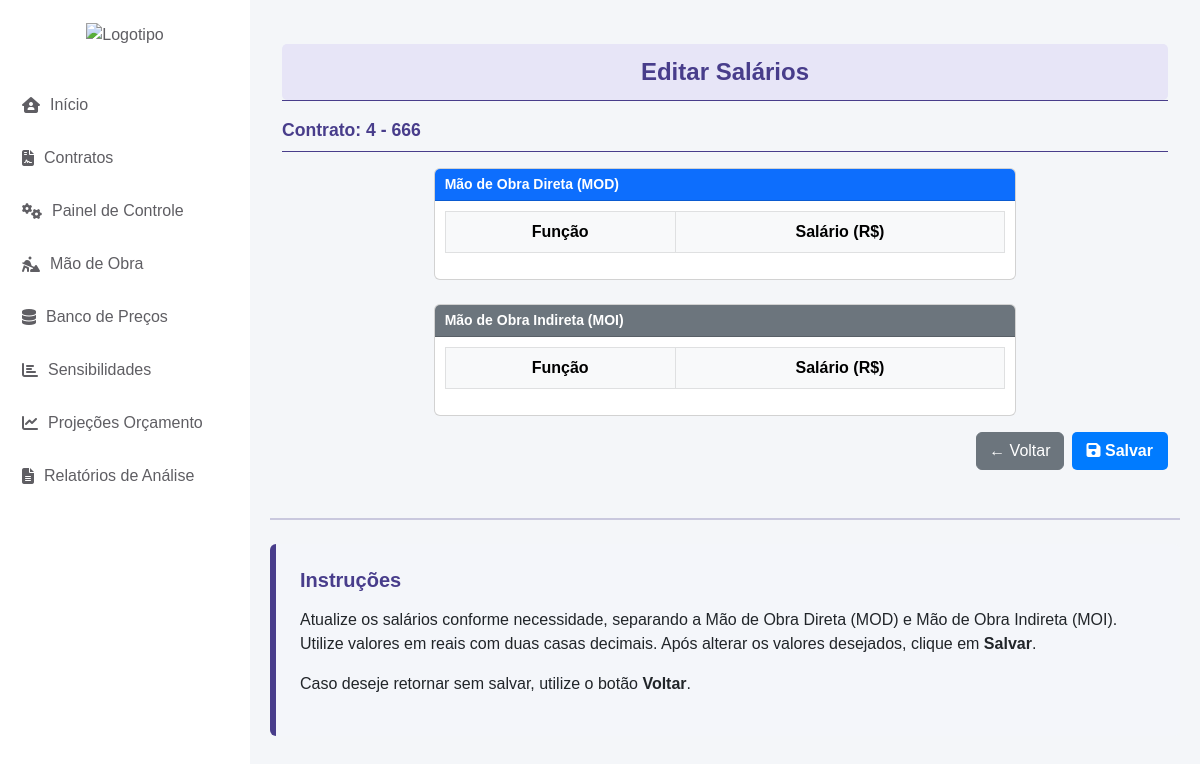
/cadastro_equipe/editar-salarios/4/, run on an earlier commit of the app's database.
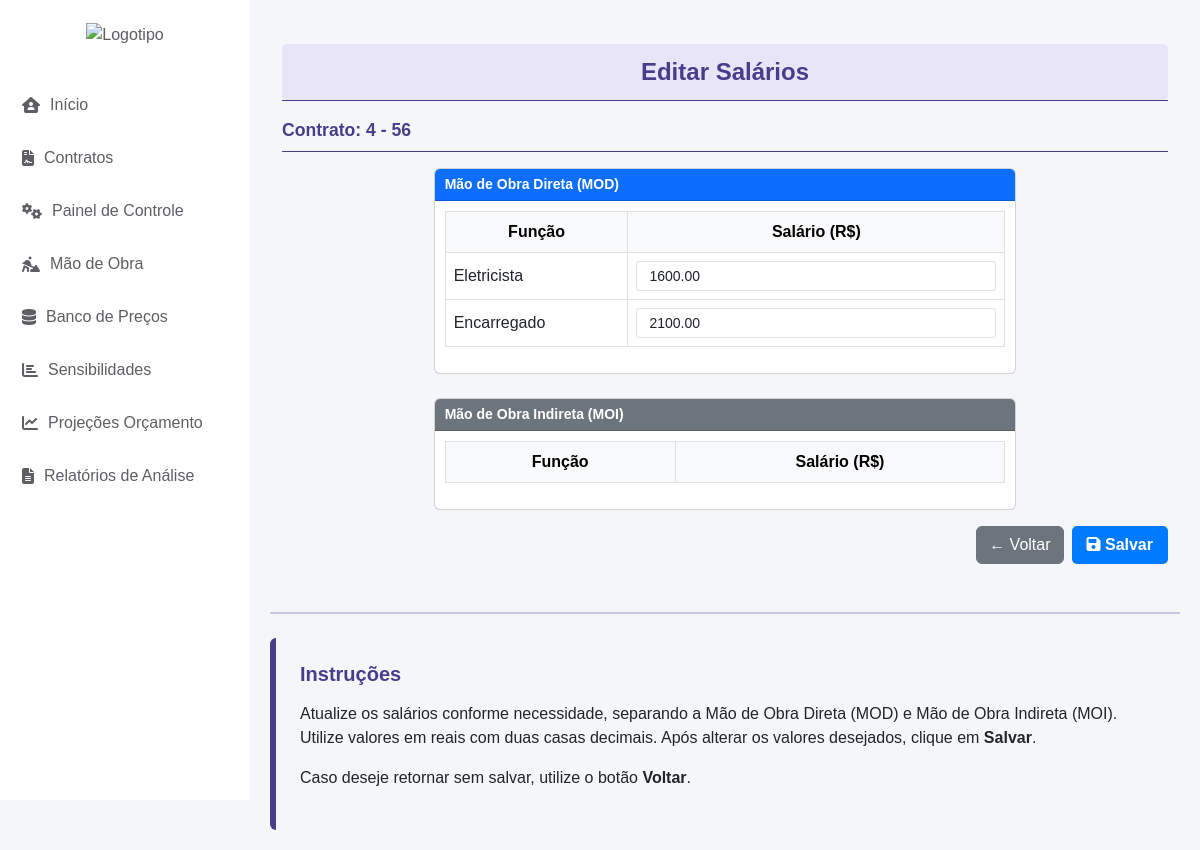
And on a later commit of the database.
### cad_contrato/models.py (models this page shows, shortened)
class CadastroContrato(models.Model):
    ESTADOS_CHOICES = [
        ('AC', 'Acre'),
        ('AL', 'Alagoas'),
        ('AP', 'Amapá'),
        ('AM', 'Amazonas'),
        ('BA', 'Bahia'),
        ('CE', 'Ceará'),
        ('DF', 'Distrito Federal'),
        ('ES', 'Espírito Santo'),
        ('GO', 'Goiás'),
        ('MA', 'Maranhão'),
        ('MT', 'Mato Grosso'),
        ('MS', 'Mato Grosso do Sul'),
        ('MG', 'Minas Gerais'),
        ('PA', 'Pará'),
        ('PB', 'Paraíba'),
        ('PR', 'Paraná'),
        ('PE', 'Pernambuco'),
        ('PI', 'Piauí'),
        ('RJ', 'Rio de Janeiro'),
        ('RN', 'Rio Grande do Norte'),
        ('RS', 'Rio Grande do Sul'),
        ('RO', 'Rondônia'),
        ('RR', 'Roraima'),
        ('SC', 'Santa Catarina'),
        ('SP', 'São Paulo'),
        ('SE', 'Sergipe'),
        ('TO', 'Tocantins'),
    ]
    STATUS_CHOICES = [
        ('EM_LICITACAO', 'Em Licitação'),
        ('EM_RENOVACAO', 'Em Renovação'),
        ('ATIVO', 'Ativo'),
        ('ENCERRADO', 'Encerrado'),
    ]
    contrato = models.AutoField(primary_key=True)
    concessionaria = models.CharField(max_length=100, default='Equatorial')
    estado = models.CharField(max_length=2, choices=ESTADOS_CHOICES, default='GO')
    municipio = models.CharField(max_length=100, default='Goiânia')
    escopo_contrato = models.CharField(max_length=255)
    inicio_vigencia_contrato = models.DateField(default='2025-01-01')
    fim_vigencia_contrato = models.DateField(default='2029-01-01')
    versao_base = models.ForeignKey('self', null=True, blank=True, on_delete=models.PROTECT, related_name='versoes')
    numero_versao = models.IntegerField(default=0)
    descricao_alteracao = models.TextField(blank=True)
    status_contrato = models.CharField(max_length=15, choices=STATUS_CHOICES, default='EM_LICITACAO', verbose_name="Status do Contrato")
    valor_inicial = models.DecimalField(max_digits=15, decimal_places=2, default=0.00, verbose_name="Valor Inicial do Contrato")
    created_at = models.DateTimeField(auto_now_add=True)
    updated_at = models.DateTimeField(auto_now=True)
    class Meta:
        ordering = ['-created_at']

### cadastro_equipe/models.py (models this page shows, shortened)
class Funcao(models.Model):
    nome = models.CharField(max_length=100, unique=True)
    salario = models.DecimalField(max_digits=10, decimal_places=2, default=0.00)

### cadastro_equipe/views.py (the view, shortened to what this page needs)
# urls.py: path('editar-salarios/<int:contrato_id>/', EditarSalariosView.as_view(), name='editar_salarios'),
class EditarSalariosView(View):
    template_name = 'editar_salarios.html'
    def get(self, request, contrato_id):
        contrato = get_object_or_404(CadastroContrato, contrato=contrato_id)
        funcoes_queryset = (
            FuncaoEquipe.objects
            .filter(contrato=contrato)
            .select_related('funcao')
            .order_by('funcao_id')  # Facilita o agrupamento
        )
        funcoes_dict = OrderedDict()
        for funcao_equipe in funcoes_queryset:
            if funcao_equipe.funcao_id not in funcoes_dict:
                funcoes_dict[funcao_equipe.funcao_id] = {
                    'id': funcao_equipe.funcao_id,
                    'nome': funcao_equipe.funcao.nome,
                    'salario_atual': str(funcao_equipe.salario)
                }
        funcoes = list(funcoes_dict.values())
        return render(request, self.template_name, {
            'contrato': contrato,
            'funcoes': funcoes
        })

### app/context_processors.py (called while the page is built)
def contrato_context(request):
    contrato_id = request.session.get('contrato_id')
    contrato = None
    if contrato_id:
        try:
            contrato = CadastroContrato.objects.get(contrato=contrato_id)
        except CadastroContrato.DoesNotExist:
            pass
    return {'contrato': contrato}

### cadastro_equipe/templates/editar_salarios.html (shortened to what this page needs)
{% extends 'base.html' %}
{% block content %}
<div class="container-fluid mt-4">
    <div class="header">
        Editar Salários
    </div>
    <p class="text-center mt-0 font-weight-bold" style="font-size: 0.8rem; border-bottom: 1px solid #483D8B;"> </p>
    <p class="form-label fw-bold" style="color: #483D8B; font-size: 1.1rem;">Contrato: {{ contrato.contrato }} - {{ contrato.escopo_contrato }}</p>
    <p class="text-muted" style="font-size: 0.8rem; border-bottom: 1px solid #483D8B;"></p>
    <form id="salariosForm" method="post">
        <div class="row d-flex justify-content-center align-items-stretch mt-3">
            <div class="col-lg-8">
                <div class="card w-100 h-100">
                    <div class="card-header bg-primary text-white">
                        Mão de Obra Direta (MOD)
                    </div>
                    <div class="card-body">
                        <div class="table-responsive">
                            <table class="table table-bordered">
                                <thead class="table-light">
                                    <tr class="text-center">
                                        <th>Função</th>
                                        <th>Salário (R$)</th>
                                    </tr>
                                </thead>
                                <tbody>
                                    {% for funcao in funcoes %}
                                    <tr>
                                        <td class="align-middle">{{ funcao.nome }}</td>
                                        <td>
                                            <input type="number" name="salario_mod_{{ funcao.id }}" class="form-control salario-input-mod" data-id="{{ funcao.id }}" value="{{ funcao.salario_atual }}" step="0.01" min="0">
                                        </td>
                                    </tr>
                                    {% endfor %}
                                </tbody>
                            </table>
                        </div>
                    </div>
                </div>
            </div>
            <div class="col-lg-8 mt-4">
                <div class="card w-100 h-100">
                    <div class="card-header bg-secondary text-white">
                        Mão de Obra Indireta (MOI)
                    </div>
                    <div class="card-body">
                        <div class="table-responsive">
                            <table class="table table-bordered">
                                <thead class="table-light">
                                    <tr class="text-center">
                                        <th>Função</th>
                                        <th>Salário (R$)</th>
                                    </tr>
                                </thead>
                            </table>
                        </div>
                    </div>
                </div>
            </div>
        </div>
        <div class="row mt-3">
            <div class="col-md-12 d-flex justify-content-end gap-2">
                <button type="button" class="btn btn-secondary" onclick="window.history.back();">
                    ← Voltar
                </button>
                <button type="button" id="salvar" class="btn btn-save">
                    <i class="fas fa-save"></i> Salvar
                </button>
            </div>
        </div>
    </form>
</div>
<hr class="mt-5 mb-4" style="border: 1px solid #483D8B;">
<div class="container mt-4 p-4 rounded" style="background-color: #f4f6fa; border-left: 6px solid #483D8B;">
    <h5 class="fw-bold mb-3" style="color: #483D8B;">Instruções</h5>
    <p>
        Atualize os salários conforme necessidade, separando a Mão de Obra Direta (MOD) e Mão de Obra Indireta (MOI).
        Utilize valores em reais com duas casas decimais.
        Após alterar os valores desejados, clique em <strong>Salvar</strong>.
    </p>
    <p>
        Caso deseje retornar sem salvar, utilize o botão <strong>Voltar</strong>.
    </p>
</div>
{% endblock %}

What changed in the data, as far as the page shows it:
changed CadastroContrato id 4: escopo_contrato "666" → "56"
now on this page (row unchanged): Funcao: nome "Eletricista"
added Funcao: nome "Encarregado"
Also different on the page:
new list line: "1600.00"
new list line: "2100.00"
